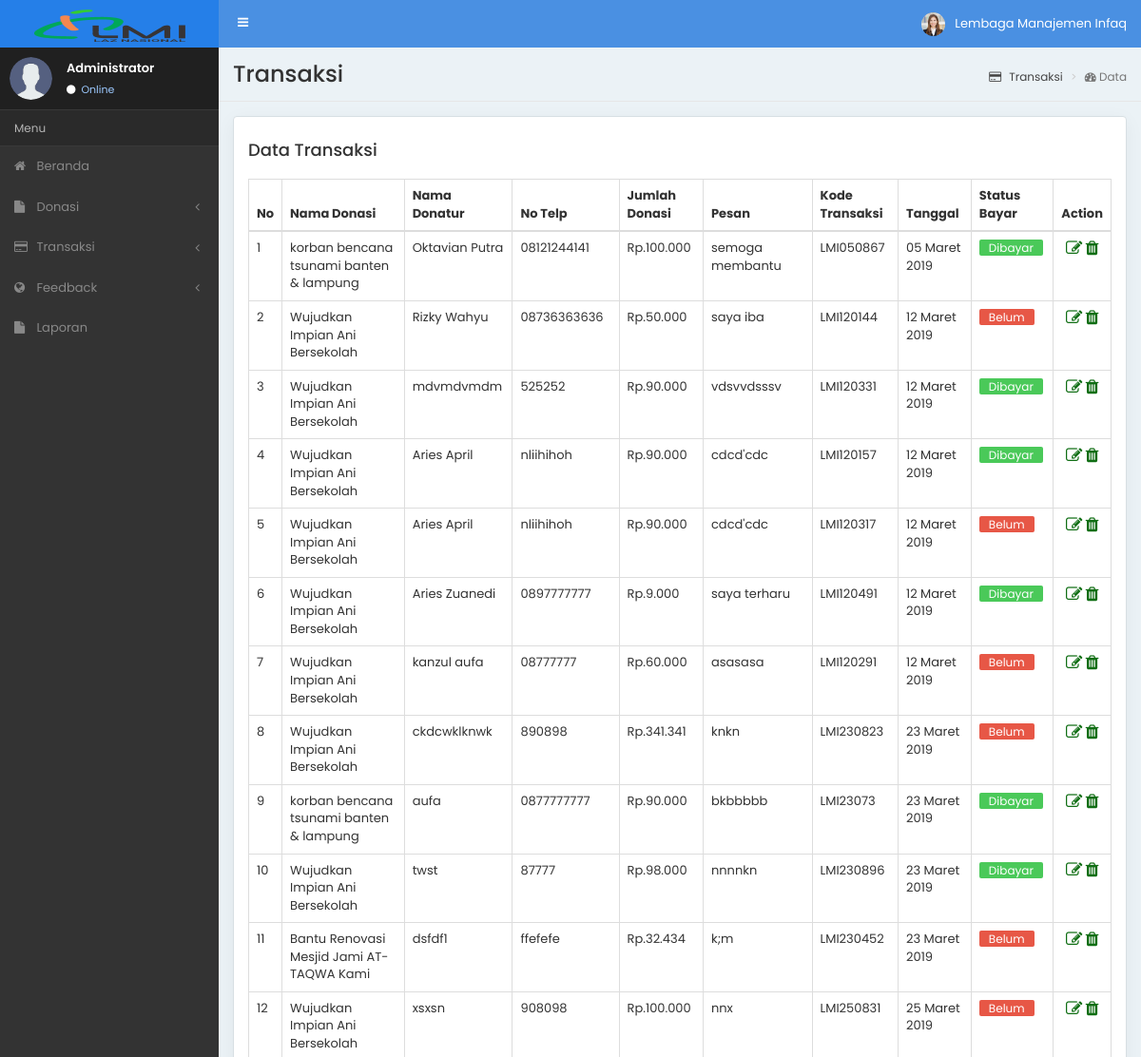
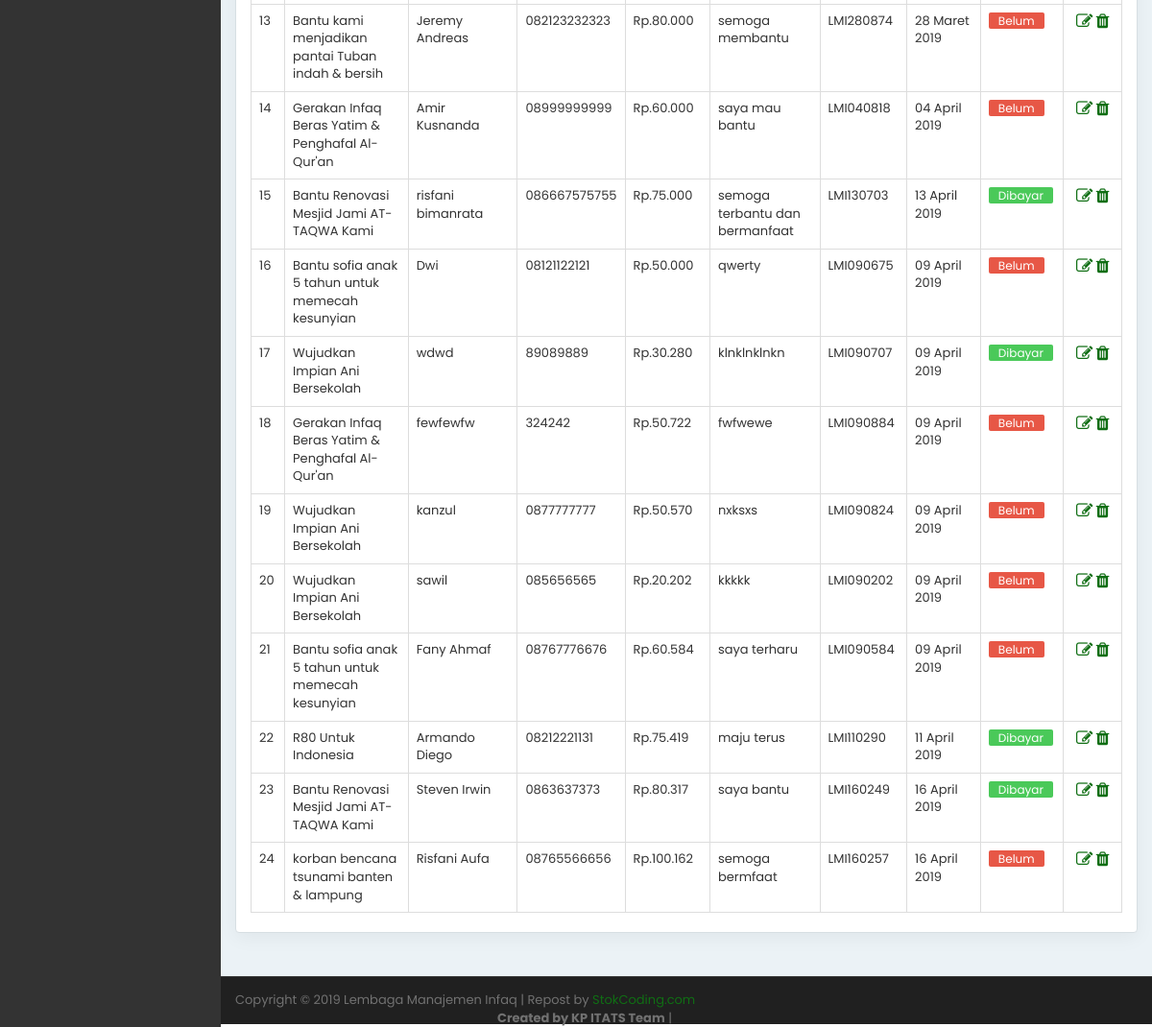
The page /admin/index.php/transaksi on the database its author committed (2 pictures, top to bottom).
### tables this page shows
CREATE TABLE `data_transaksi` (
  `id_transaksi` int(11) NOT NULL,
  `id_donasi` int(11) NOT NULL,
  `nama_donatur` text NOT NULL,
  `no_telp_donatur` text NOT NULL,
  `pesan_donatur` text NOT NULL,
  `jumlah_donasi` int(11) NOT NULL,
  `kode_transaksi` text NOT NULL,
  `tgl_transaksi` date NOT NULL,
  `bayar` tinyint(1) NOT NULL
);

CREATE TABLE `data_donasi` (
  `id_donasi` int(11) NOT NULL,
  `nama_donasi` text NOT NULL,
  `kategori_donasi` text NOT NULL,
  `target_donasi` text NOT NULL,
  `perolehan_donasi` text NOT NULL,
  `masa_donasi` date NOT NULL,
  `deskripsi_donasi` text NOT NULL,
  `tgl_donasi` date NOT NULL,
  `masa_aktif` int(3) NOT NULL,
  `img1` text NOT NULL,
  `img2` text NOT NULL,
  `img3` text NOT NULL,
  `img4` text NOT NULL,
  `img5` text NOT NULL
);

### admin/application/controllers/Transaksi.php (called while the page is built, shortened)
<?php
class Transaksi extends CI_Controller{
    public function __construct()
    {
        $this->load->model('MdlTransaksi');
        $this->load->model('MdlDonasi');
    }
    public function index()
    {
        $getDataTransaksi = $this->MdlTransaksi->getTransaksi()->result();
        $data['tmpTransaksi'] = $getDataTransaksi;
        $this->load->view('Transaksi/dataTransaksi', $data);
    }
    }
?>

### admin/index.php (called while the page is built, shortened)
<?php
require_once BASEPATH.'core/CodeIgniter.php';

### admin/application/models/MdlTransaksi.php (called while the page is built, shortened)
<?php
class MdlTransaksi extends CI_Model{
    public function getTransaksi(){
        $query = "SELECT data_transaksi.id_transaksi, data_transaksi.id_donasi,
            data_transaksi.jumlah_donasi, data_transaksi.kode_transaksi,
                data_transaksi.tgl_transaksi, data_transaksi.bayar, data_transaksi.nama_donatur,
                    data_transaksi.no_telp_donatur, data_transaksi.pesan_donatur, data_donasi.id_donasi, data_donasi.nama_donasi
                        FROM `data_transaksi` JOIN data_donasi
                            ON data_transaksi.id_donasi = data_donasi.id_donasi";
        return $this->db->query($query);
    }
}
?>

### admin/application/helpers/nominal_helper.php (called while the page is built)
<?php  if ( ! defined('BASEPATH')) exit('No direct script access allowed');
if (!function_exists('nominal')) {
	function nominal($angka){
		$jd = number_format($angka, 0, ',', '.');
		return $jd;
	}
}

### admin/application/helpers/tanggal_helper.php (called while the page is built, shortened)
<?php  if ( ! defined('BASEPATH')) exit('No direct script access allowed');
if ( ! function_exists('tgl_indo')){
	function tgl_indo($tgl){
		$ubah = gmdate($tgl, time()+60*60*8);
		$pecah = explode("-",$ubah);
		$tanggal = $pecah[2];
		$bulan = bulan($pecah[1]);
		$tahun = $pecah[0];
		return $tanggal.' '.$bulan.' '.$tahun;
	}
}
if ( ! function_exists('bulan')){
	function bulan($bln){
		switch ($bln){
			case 3:
				return "Maret";
				break;
			case 4:
				return "April";
				break;
		}
	}
}

### admin/application/views/Transaksi/dataTransaksi.php (the view, shortened to what this page needs)
<!DOCTYPE html>
<html lang="en">
<head>
<?php $this->load->view('layout/meta'); ?>
<?php $this->load->view('layout/css'); ?>
<body class="sidebar-mini">
<div class="wrapper">
    <?php $this->load->view('layout/header') ?>
    <?php $this->load->view('layout/sidebar') ?>
    <div class="content-wrapper">
        <section class="content-header">
          <h1>Transaksi</h1>
          <ol class="breadcrumb">
            <li><a href="#"><i class="fa fa-credit-card"></i> Transaksi</a></li>
            <li class="active"><i class="fa fa-dashboard"></i> Data</li>
          </ol>
        </section>
        <section class="content container-fluid">
            <div class="row">
                <div class="col-md-12">
                    <div class="chart-box">
                        <h4>Data Transaksi
                        </h4>
                        <div class="table-responsive m-top-2">
                            <table class="table table-bordered">
                                <thead>
                                <tr>
                                    <th>No</th>
                                    <th>Nama Donasi</th>
                                    <th>Nama Donatur</th>
                                    <th>No Telp</th>
                                    <th>Jumlah Donasi</th>
                                    <th>Pesan</th>
                                    <th>Kode Transaksi</th>
                                    <th>Tanggal</th>
                                    <th>Status Bayar</th>
                                    <th>Action</th>
                                </tr>
                                </thead>
                                <tbody>
                                <?php
                                    $no = 1;
                                    foreach($tmpTransaksi as $rows) {
                                ?>
                                    <tr>
                                        <td><?php echo $no; ?></td>
                                        <td><?php echo $rows->nama_donasi; ?></td>
                                        <td><?php echo $rows->nama_donatur; ?></td>
                                        <td><?php echo $rows->no_telp_donatur; ?></td>
                                        <td><?php echo 'Rp.'.nominal($rows->jumlah_donasi); ?></td>
                                        <td><?php echo $rows->pesan_donatur; ?></td>
                                        <td><?php echo $rows->kode_transaksi; ?></td>
                                        <td><?php echo tgl_indo($rows->tgl_transaksi); ?></td>
                                        <td>
                                            <a href="<?php echo base_url('admin/Transaksi/editBayar/'.$rows->id_transaksi); ?>">
                                                <?php
                                                    if($rows->bayar == 0) {
                                                        echo "<span class='lable-tag tag-unpaid'>Belum</span>";
                                                    } else {
                                                        echo "<span class='lable-tag tag-success'>Dibayar</span>";
                                                    }
                                                ?>
                                            </a>
                                        </td>
                                        <td>
                                            <center>
                                                <a href="<?php echo base_url('admin/Transaksi/edit/'.$rows->id_transaksi); ?>"><i class="fa fa-edit fa-lg"></i></a>
                                                <span class="spasi">
                                                <a href="<?php echo base_url('admin/Transaksi/delete/'.$rows->id_transaksi) ?>" onclick="return confirm(' Apakah anda yakin HAPUS DATA TRANSAKSI ini ? ');"></span><i class="fa fa-trash fa-lg "></a></i>
                                            </center>
                                        </td>
                                    </tr>
                                <?php
                                    $no++;
                                    }
                                ?>
                                </tbody>
                            </table>
                        </div>
                    </div>
                </div>
            </div>
        </section>
    </div>
    <?php $this->load->view('layout/footer'); ?>
</div>
</body>
</html>

### admin/application/views/layout/meta.php (shortened to what this page needs)
<meta http-equiv="Content-Type" content="text/html; charset=utf-8" /></head>

### admin/application/views/layout/css.php (shortened to what this page needs)
<link rel="stylesheet" href="<?php echo base_url('assets/admin/bootstrap/css/bootstrap.min.css'); ?>" />
<link rel="stylesheet" href="<?php echo base_url('assets/admin/css/style.css'); ?>" />
<link rel="stylesheet" href="<?php echo base_url('assets/admin/et-line-font/et-line-font.css'); ?>" />
<link rel="stylesheet" href="<?php echo base_url('assets/admin/font-awesome/css/font-awesome.min.css'); ?>" />
<link type="text/css" rel="stylesheet" href="<?php echo base_url('assets/admin/weather/weather-icons.min.css'); ?>" />
<link type="text/css" rel="stylesheet" href="<?php echo base_url('assets/admin/weather/weather-icons-wind.min.css'); ?>" />

### admin/application/views/layout/header.php (shortened to what this page needs)
<header class="main-header dark-bg">
    <a href="<?php echo base_url('admin') ?>" class="logo dark-bg">
    <span class="logo-lg"><img src="<?php echo base_url('assets/admin/img/logo-admin-LMI.png'); ?>" alt="Ovio" /></span> </a>
    <nav class="navbar navbar-static-top" role="navigation">
        <a href="#" class="sidebar-toggle" data-toggle="push-menu" role="button"> <span class="sr-only">Toggle navigation</span> </a>
        <div class="navbar-custom-menu">
            <ul class="nav navbar-nav">
                <li class="dropdown user user-menu"> <a href="#" class="dropdown-toggle" data-toggle="dropdown"> <img src="<?php echo base_url('assets/admin/img/img2.jpg'); ?>" class="user-image" alt="User Image" /> <span class="hidden-xs">Lembaga Manajemen Infaq</span> </a>
                </li>
            </ul>
        </div>
    </nav>
</header>

### admin/application/views/layout/sidebar.php (shortened to what this page needs)
<aside class="main-sidebar dark-bg">
    <section class="sidebar">
        <div class="user-panel black-bg">
            <div class="pull-left image"> <img src="<?php echo base_url('assets/admin/img/img1.png'); ?>" class="img-circle" alt="User Image" /> </div>
            <div class="pull-left info">
                <p>Administrator</p>
                <a href="#"><i class="fa fa-circle"></i> Online</a>
          </div>
        </div>
        <ul class="sidebar-menu" data-widget="tree">
            <li class="header dark-bg">Menu</li>
            <li><a href="<?php echo base_url('admin') ?>"><i class="fa fa-home"></i> Beranda</a></li>
            <li class="treeview"> <a href="#"><i class="fa fa-file"></i> <span>Donasi</span> <span class="pull-right-container"> <i class="fa fa-angle-left pull-right"></i> </span> </a>
            </li>
            <li class="treeview"> <a href="#"><i class="fa fa-credit-card"></i> <span>Transaksi</span> <span class="pull-right-container"> <i class="fa fa-angle-left pull-right"></i> </span> </a>
            </li>
            <li class="treeview"> <a href="#"><i class="fa fa-globe"></i> <span>Feedback</span> <span class="pull-right-container"> <i class="fa fa-angle-left pull-right"></i> </span> </a>
            </li>
            <li><a href="<?php echo base_url('admin/laporan'); ?>"><i class="fa fa-file"></i> Laporan</a></li>
        </ul>
    </section>
</aside>

### admin/application/views/layout/footer.php (shortened to what this page needs)
<footer class="main-footer dark-bg">
     Copyright &copy; 2019 Lembaga Manajemen Infaq | Repost by <a href='https://stokcoding.com/' title='StokCoding.com' target='_blank'>StokCoding.com</a>
    <div class="col-md-6 text-right">
     <b>Created by KP ITATS Team</b> |
    </div>
</footer>

### rows shown on the page
data_transaksi: id_donasi.nama_donasi "korban bencana tsunami banten & lampung", nama_donatur "Oktavian Putra", no_telp_donatur "08121244141", jumlah_donasi "100.000", pesan_donatur "semoga membantu", kode_transaksi "LMI050867", tgl_transaksi "05 Maret 2019", bayar "Dibayar"
data_transaksi: id_donasi.nama_donasi "Wujudkan Impian Ani Bersekolah", nama_donatur "Rizky Wahyu", no_telp_donatur "08736363636", jumlah_donasi "50.000", pesan_donatur "saya iba", kode_transaksi "LMI120144", tgl_transaksi "12 Maret 2019", bayar "Belum"
data_transaksi: id_donasi.nama_donasi "Wujudkan Impian Ani Bersekolah", nama_donatur "mdvmdvmdm", no_telp_donatur "525252", jumlah_donasi "90.000", pesan_donatur "vdsvvdsssv", kode_transaksi "LMI120331", tgl_transaksi "12 Maret 2019", bayar "Dibayar"
data_transaksi: id_donasi.nama_donasi "Wujudkan Impian Ani Bersekolah", nama_donatur "Aries April", no_telp_donatur "nliihihoh", jumlah_donasi "90.000", pesan_donatur "cdcd'cdc", kode_transaksi "LMI120157", tgl_transaksi "12 Maret 2019", bayar "Dibayar"
data_transaksi: id_donasi.nama_donasi "Wujudkan Impian Ani Bersekolah", nama_donatur "Aries April", no_telp_donatur "nliihihoh", jumlah_donasi "90.000", pesan_donatur "cdcd'cdc", kode_transaksi "LMI120317", tgl_transaksi "12 Maret 2019", bayar "Belum"
data_transaksi: id_donasi.nama_donasi "Wujudkan Impian Ani Bersekolah", nama_donatur "Aries Zuanedi", no_telp_donatur "0897777777", jumlah_donasi "9.000", pesan_donatur "saya terharu", kode_transaksi "LMI120491", tgl_transaksi "12 Maret 2019", bayar "Dibayar"
data_transaksi: id_donasi.nama_donasi "Wujudkan Impian Ani Bersekolah", nama_donatur "kanzul aufa", no_telp_donatur "08777777", jumlah_donasi "60.000", pesan_donatur "asasasa", kode_transaksi "LMI120291", tgl_transaksi "12 Maret 2019", bayar "Belum"
data_transaksi: id_donasi.nama_donasi "Wujudkan Impian Ani Bersekolah", nama_donatur "ckdcwklknwk", no_telp_donatur "890898", jumlah_donasi "341.341", pesan_donatur "knkn", kode_transaksi "LMI230823", tgl_transaksi "23 Maret 2019", bayar "Belum"
data_transaksi: id_donasi.nama_donasi "korban bencana tsunami banten & lampung", nama_donatur "aufa", no_telp_donatur "0877777777", jumlah_donasi "90.000", pesan_donatur "bkbbbbb", kode_transaksi "LMI23073", tgl_transaksi "23 Maret 2019", bayar "Dibayar"
data_transaksi: id_donasi.nama_donasi "Wujudkan Impian Ani Bersekolah", nama_donatur "twst", no_telp_donatur "87777", jumlah_donasi "98.000", pesan_donatur "nnnnkn", kode_transaksi "LMI230896", tgl_transaksi "23 Maret 2019", bayar "Dibayar"
data_transaksi: id_donasi.nama_donasi "Bantu Renovasi Mesjid Jami AT-TAQWA Kami", nama_donatur "dsfdf1", no_telp_donatur "ffefefe", jumlah_donasi "32.434", pesan_donatur "k;m", kode_transaksi "LMI230452", tgl_transaksi "23 Maret 2019", bayar "Belum"
data_transaksi: id_donasi.nama_donasi "Wujudkan Impian Ani Bersekolah", nama_donatur "xsxsn", no_telp_donatur "908098", jumlah_donasi "100.000", pesan_donatur "nnx", kode_transaksi "LMI250831", tgl_transaksi "25 Maret 2019", bayar "Belum"
data_transaksi: id_donasi.nama_donasi "Bantu kami menjadikan pantai Tuban indah & bersih", nama_donatur "Jeremy Andreas", no_telp_donatur "082123232323", jumlah_donasi "80.000", pesan_donatur "semoga membantu", kode_transaksi "LMI280874", tgl_transaksi "28 Maret 2019", bayar "Belum"
data_transaksi: id_donasi.nama_donasi "Gerakan Infaq Beras Yatim & Penghafal Al-Qur'an", nama_donatur "Amir Kusnanda", no_telp_donatur "08999999999", jumlah_donasi "60.000", pesan_donatur "saya mau bantu", kode_transaksi "LMI040818", tgl_transaksi "04 April 2019", bayar "Belum"
data_transaksi: id_donasi.nama_donasi "Bantu Renovasi Mesjid Jami AT-TAQWA Kami", nama_donatur "risfani bimanrata", no_telp_donatur "086667575755", jumlah_donasi "75.000", pesan_donatur "semoga terbantu dan bermanfaat", kode_transaksi "LMI130703", tgl_transaksi "13 April 2019", bayar "Dibayar"
data_transaksi: id_donasi.nama_donasi "Bantu sofia anak 5 tahun untuk memecah kesunyian", nama_donatur "Dwi", no_telp_donatur "08121122121", jumlah_donasi "50.000", pesan_donatur "qwerty", kode_transaksi "LMI090675", tgl_transaksi "09 April 2019", bayar "Belum"
data_transaksi: id_donasi.nama_donasi "Wujudkan Impian Ani Bersekolah", nama_donatur "wdwd", no_telp_donatur "89089889", jumlah_donasi "30.280", pesan_donatur "klnklnklnkn", kode_transaksi "LMI090707", tgl_transaksi "09 April 2019", bayar "Dibayar"
data_transaksi: id_donasi.nama_donasi "Gerakan Infaq Beras Yatim & Penghafal Al-Qur'an", nama_donatur "fewfewfw", no_telp_donatur "324242", jumlah_donasi "50.722", pesan_donatur "fwfwewe", kode_transaksi "LMI090884", tgl_transaksi "09 April 2019", bayar "Belum"
data_transaksi: id_donasi.nama_donasi "Wujudkan Impian Ani Bersekolah", nama_donatur "kanzul", no_telp_donatur "0877777777", jumlah_donasi "50.570", pesan_donatur "nxksxs", kode_transaksi "LMI090824", tgl_transaksi "09 April 2019", bayar "Belum"
data_transaksi: id_donasi.nama_donasi "Wujudkan Impian Ani Bersekolah", nama_donatur "sawil", no_telp_donatur "085656565", jumlah_donasi "20.202", pesan_donatur "kkkkk", kode_transaksi "LMI090202", tgl_transaksi "09 April 2019", bayar "Belum"
data_transaksi: id_donasi.nama_donasi "Bantu sofia anak 5 tahun untuk memecah kesunyian", nama_donatur "Fany Ahmaf", no_telp_donatur "08767776676", jumlah_donasi "60.584", pesan_donatur "saya terharu", kode_transaksi "LMI090584", tgl_transaksi "09 April 2019", bayar "Belum"
data_transaksi: id_donasi.nama_donasi "R80 Untuk Indonesia", nama_donatur "Armando Diego", no_telp_donatur "08212221131", jumlah_donasi "75.419", pesan_donatur "maju terus", kode_transaksi "LMI110290", tgl_transaksi "11 April 2019", bayar "Dibayar"
data_transaksi: id_donasi.nama_donasi "Bantu Renovasi Mesjid Jami AT-TAQWA Kami", nama_donatur "Steven Irwin", no_telp_donatur "0863637373", jumlah_donasi "80.317", pesan_donatur "saya bantu", kode_transaksi "LMI160249", tgl_transaksi "16 April 2019", bayar "Dibayar"
data_transaksi: id_donasi.nama_donasi "korban bencana tsunami banten & lampung", nama_donatur "Risfani Aufa", no_telp_donatur "08765566656", jumlah_donasi "100.162", pesan_donatur "semoga bermfaat", kode_transaksi "LMI160257", tgl_transaksi "16 April 2019", bayar "Belum"
